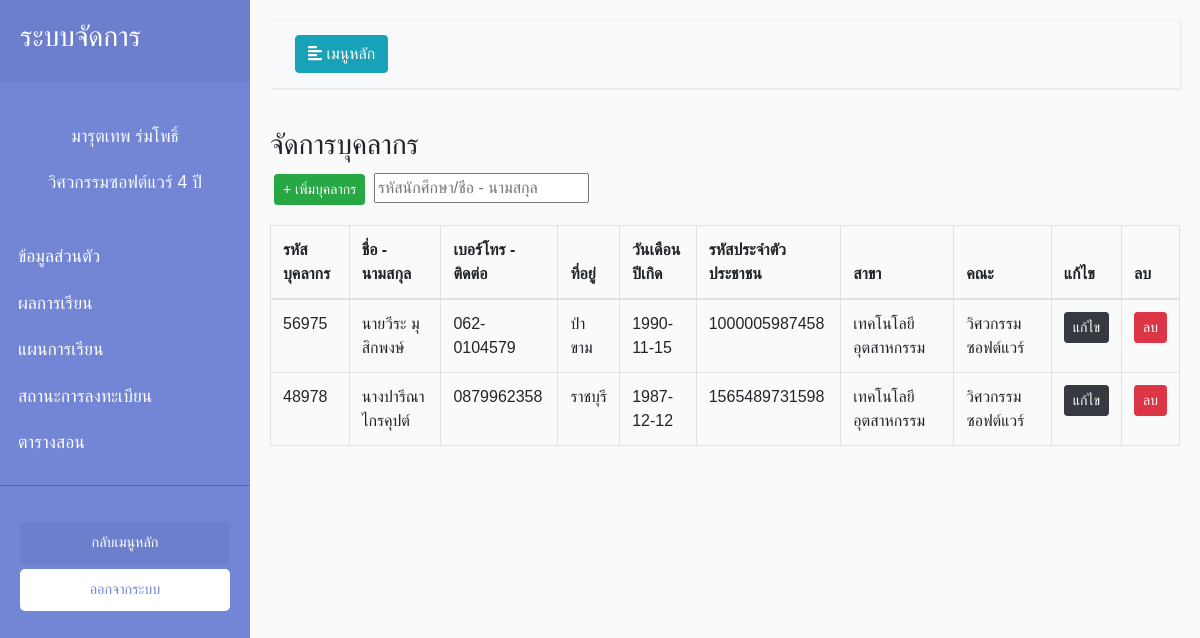
The app's page /SE_System/view/manageTeacher/Main.php, older data.
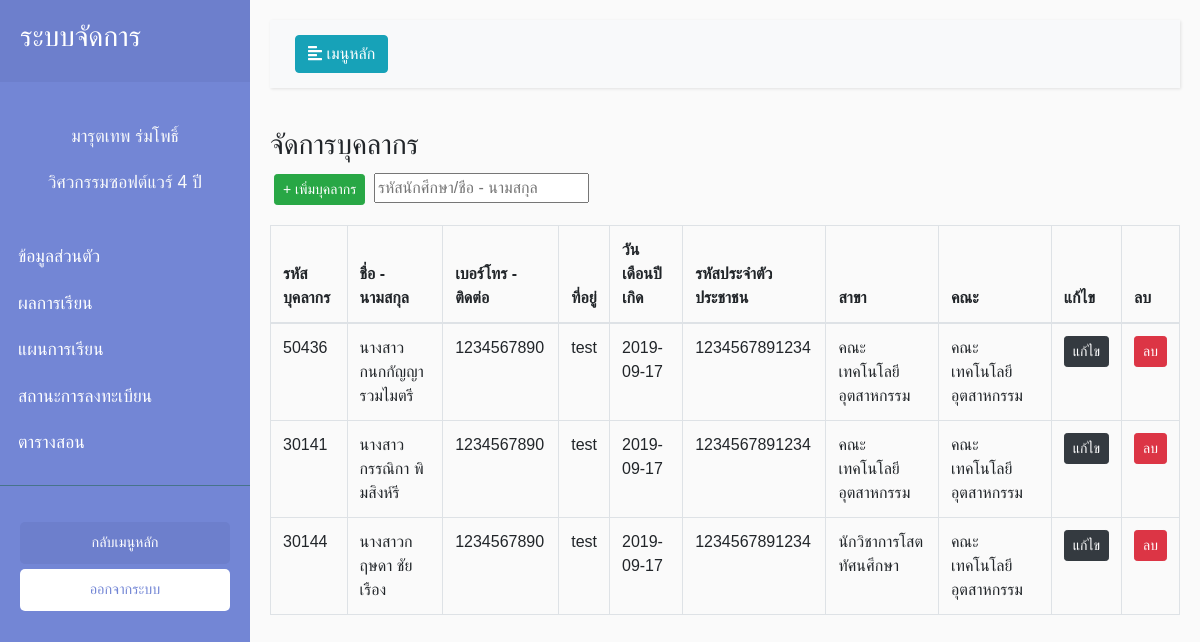
The same page, newer data.
### tables this page shows
CREATE TABLE `teacher_tb` (
  `Teach_id` int(16) NOT NULL,
  `Teach_code` varchar(5) NOT NULL,
  `Teach_Pname` varchar(255) NOT NULL,
  `Teach_Fname` varchar(255) NOT NULL,
  `Teach_Lname` varchar(255) NOT NULL,
  `Teach_Birth` date NOT NULL,
  `Teach_Add` text NOT NULL,
  `Teach_Tel` varchar(10) NOT NULL,
  `Teach_Card` varchar(13) NOT NULL,
  `Teach _Major` varchar(255) NOT NULL,
  `Teach _Faculty` varchar(255) NOT NULL,
  `Teach _Image` varchar(255) NOT NULL
);

### SE_System/view/manageTeacher/Main.php (the view, shortened to what this page needs)
<?php
include_once('../../model/connect.php');error_reporting(0);
$sql = "SELECT * FROM teacher_tb";
$query = $conn->query($sql);
?>
<!DOCTYPE html>
<html>
<head>
    <link rel="stylesheet" href="https://stackpath.bootstrapcdn.com/bootstrap/4.1.0/css/bootstrap.min.css"
>
    <link rel="stylesheet" href="../../Style.css">
</head>
<body class="setfont">
    <div class="wrapper">
        <nav id="sidebar">
            <div class="sidebar-header">
                <h3>ระบบจัดการ</h3>
            </div>
            <p class="text-center text-light mt-3">มารุตเทพ ร่มโพธิ์</p>
            <p class="text-center text-light">วิศวกรรมซอฟต์แวร์ 4 ปี</p>
            <ul class="list-unstyled components pl-2">
                <li>
                    <a href="/SE_System/view/profile/EditProfile.html">ข้อมูลส่วนตัว</a>
                </li>
                <li>
                    <a href="/SE_System/view/grade/gradeStudent.html">ผลการเรียน</a>
                </li>
                <li>
                    <a href="/SE_System/Edittranscript2.php">แผนการเรียน</a>
                </li>
                <li>
                    <a href="/Manager/subjects.html">สถานะการลงทะเบียน</a>
                </li>
                <li>
                    <a href="/SE_System/view/schedule/editSchedule.html">ตารางสอน</a>
                </li>
            </ul>
            <ul class="list-unstyled CTAs">
                <li>
                    <a href="../../index.html" class="article">กลับเมนูหลัก</a>
                </li>
                <li>
                    <a href="../../control/login/logout.php" class="download">ออกจากระบบ</a>
                </li>
            </ul>
        </nav>
        <div id="content">
            <nav class="navbar navbar-expand-lg navbar-light bg-light">
                <div class="container-fluid">
                    <button type="button" id="sidebarCollapse" class="btn btn-info">
                        <i class="fas fa-align-left"></i>
                        <span>เมนูหลัก</span>
                    </button>
                </div>
            </nav>
            <h3>จัดการบุคลากร</h3>
<button class="btn btn-success btn-sm m-1"><a href="./AddEdit.php"> + เพิ่มบุคลากร</a></button>
<input type="text" placeholder="รหัสนักศึกษา/ชื่อ - นามสกุล">
            <table class="table table-bordered mt-3">
                <thead>
                    <tr>
                        <th scope="col">รหัสบุคลากร</th>
                        <th scope="col">ชื่อ - นามสกุล</th>
                        <th scope="col">เบอร์โทร - ติดต่อ</th>
                        <th scope="col">ที่อยู่</th>
                        <th scope="col">วันเดือนปีเกิด</th>
                        <th scope="col">รหัสประจำตัวประชาชน</th>
                        <th scope="col">สาขา</th>
                        <th scope="col">คณะ</th>
                        <th scope="col">แก้ไข</th>
                        <th scope="col">ลบ</th>
                      </tr>
                    </thead>
                    <tbody>
                        <tbody>
                            <tr>
                            <?php while($result = $query->fetch_assoc()){ ?>
                              <td><?php echo $result['Teach_code']; ?></td>
                              <td><?php echo $result['Teach_Pname'].$result['Teach_Fname']." ".$result['Teach_Lname']; ?></td>
                              <td><?php echo $result['Teach_Tel']; ?></td>
                              <td><?php echo $result['Teach_Add']; ?></td>
                              <td><?php echo $result['Teach_Birth']; ?></td>
                              <td><?php echo $result['Teach_Card']; ?></td>
                              <td><?php echo $result['Teach _Major']; ?></td>
                              <td><?php echo $result['Teach _Faculty']; ?></td>
                              <td><a class="btn btn-dark btn-sm" href="./AddEdit.php?Teach_Code=<?php echo $result['Teach_code']; ?>">แก้ไข</a></td>
                              <td><a class="btn btn-danger btn-sm" href="JavaScript:if(confirm('Confirm Delete?') == true){window.location='../../control/Teacher/del_tch.php?Teach_Code=<?php echo $result["Teach_code"];?>';}">ลบ</a></td>
                            </tr>
                            <?php } ?>
                          </tbody>
                  </table>
        </div>
</body>
</html>

Row changes from the older to the newer data that the page shows:
changed teacher_tb: Teach_code "56975" → "50436"; Teach_Pname "นาย" → "นางสาว"; Teach_Fname "วีระ" → "กนกกัญญา"; Teach_Lname "มุสิกพงษ์" → "รวมไมตรี"; Teach_Tel "062-0104579" → "1234567890"; Teach_Add "ป่าขาม" → "test"; Teach_Birth "1990-11-15" → "2019-09-17"; Teach_Card "1000005987458" → "1234567891234"; Teach _Major "เทคโนโลยีอุตสาหกรรม" → "คณะเทคโนโลยีอุตสาหกรรม"; Teach _Faculty "วิศวกรรมซอฟต์แวร์" → "คณะเทคโนโลยีอุตสาหกรรม"
changed teacher_tb: Teach_code "48978" → "30141"; Teach_Pname "นาง" → "นางสาว"; Teach_Fname "ปารีณา" → "กรรณิกา"; Teach_Lname "ไกรคุปต์" → "พิมสิงห์รี"; Teach_Tel "0879962358" → "1234567890"; Teach_Add "ราชบุรี" → "test"; Teach_Birth "1987-12-12" → "2019-09-17"; Teach_Card "1565489731598" → "1234567891234"; Teach _Major "เทคโนโลยีอุตสาหกรรม" → "คณะเทคโนโลยีอุตสาหกรรม"; Teach _Faculty "วิศวกรรมซอฟต์แวร์" → "คณะเทคโนโลยีอุตสาหกรรม"
added teacher_tb: Teach_code "30144", Teach_Pname "นางสาว", Teach_Fname "กฤษดา", Teach_Lname "ชัยเรือง", Teach_Tel "1234567890", Teach_Add "test", Teach_Birth "2019-09-17", Teach_Card "1234567891234", Teach _Major "นักวิชาการโสตทัศนศึกษา", Teach _Faculty "คณะเทคโนโลยีอุตสาหกรรม"
